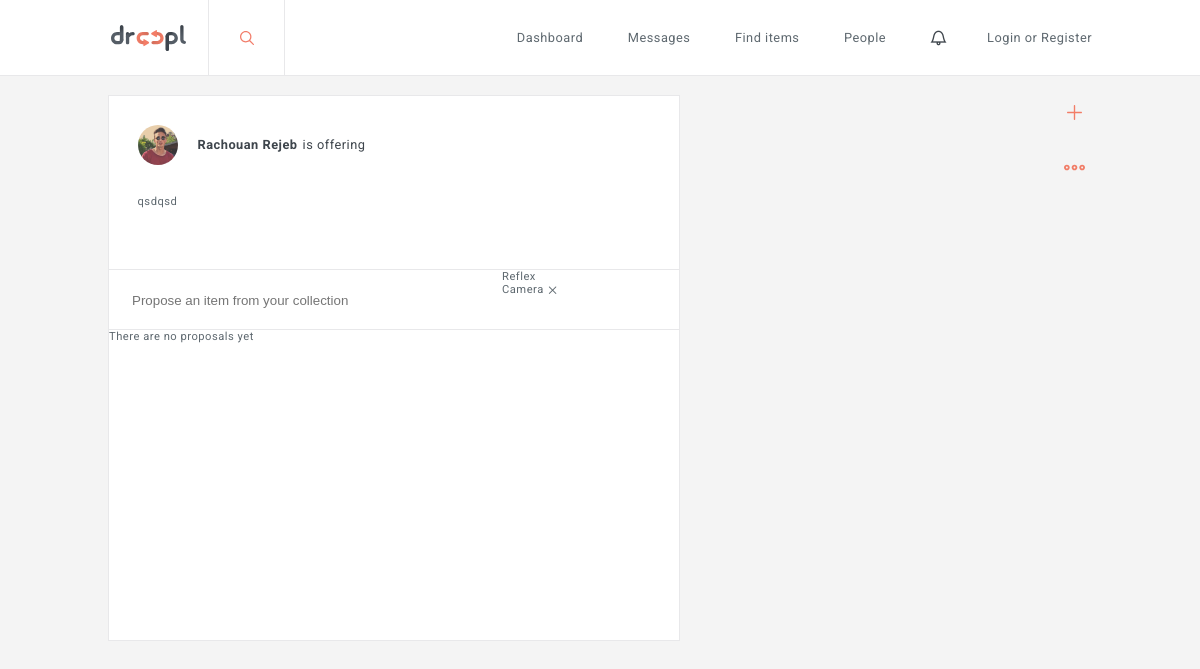
Screenshot of /development/index.php?page=detail&questid=128 with the database file from the repository.
### tables this page shows
CREATE TABLE `quests` (
  `quest_id` int(11) NOT NULL,
  `item` varchar(255) NOT NULL,
  `user_id` int(11) NOT NULL,
  `quest_description` text NOT NULL,
  `type` int(11) NOT NULL,
  `creation_date` timestamp NOT NULL DEFAULT CURRENT_TIMESTAMP,
  `active` tinyint(1) NOT NULL,
  `views` int(11) NOT NULL
);

CREATE TABLE `users` (
  `id` int(11) NOT NULL,
  `firstname` varchar(255) NOT NULL,
  `lastname` varchar(255) NOT NULL,
  `email` varchar(255) NOT NULL,
  `picture` varchar(255) NOT NULL,
  `age` date NOT NULL,
  `street` varchar(255) NOT NULL,
  `nr` varchar(255) NOT NULL,
  `zipcode` varchar(255) NOT NULL,
  `city` varchar(255) NOT NULL,
  `password` varchar(255) NOT NULL,
  `occupation` varchar(255) NOT NULL,
  `number` varchar(255) NOT NULL,
  `status` tinyint(1) NOT NULL,
  `verification` tinyint(1) NOT NULL,
  `description` text NOT NULL,
  `lang` varchar(255) NOT NULL,
  `latitude` varchar(255) NOT NULL,
  `longitude` varchar(255) NOT NULL
);

### development/controller/AppController.php (called while the page is built, shortened)
<?php
class AppController {
	public $route = array();
	public function filter() {
		call_user_func(array($this, $this->route['action']));
	}
	public function render() {
		require WWW_ROOT . 'parts/menu.php';
	    require WWW_ROOT . 'pages/' . strtolower($this->route['controller']) . DS . $this->route['action'] . '.php';
	    require WWW_ROOT . 'parts/footer.php';
	}
}

### development/index.php (called while the page is built, shortened)
<?php
require_once WWW_ROOT . 'classes' .DS. 'DatabasePDO.php';
require_once WWW_ROOT . 'includes' .DS. 'routes.php';
$route = $routes[$_GET['page']];
$controllerObj = new $controllerName();
$controllerObj->route = $route;
$controllerObj->filter();
$controllerObj->render();

### development/controller/FeedController.php (called while the page is built, shortened)
<?php
require_once WWW_ROOT . 'controller'. DS .'AppController.php';
class FeedController extends AppController{
	public $feedDAO;
	public function __construct(){
		require_once WWW_ROOT . 'dao' .DS. 'FeedDAO.php';
		$this->feedDAO = new FeedDAO();
	}
    public function detail(){
    	if(isset($_GET) && !empty($_GET['questid'])){
    		$quest = $this->feedDAO->getQuestById($_GET['questid']);
    	}
    }
}

### development/classes/DatabasePDO.php (called while the page is built)
<?php
class DatabasePDO
{
    public static function getInstance()
    {
        $dsn = Config::DB_TYPE . ':host=' . Config::DB_HOST . ';dbname=' . Config::DB_NAME;
        $pdo = new PDO($dsn, Config::DB_USER, Config::DB_PASS);
        $pdo->setAttribute(PDO::ATTR_ERRMODE, PDO::ERRMODE_EXCEPTION);
		$pdo->setAttribute(PDO::ATTR_EMULATE_PREPARES, false);
        return $pdo;
    }
}

### development/dao/FeedDAO.php (called while the page is built, shortened)
<?php
require_once WWW_ROOT .'classes'. DS . 'DatabasePDO.php';
class FeedDAO
{
	public $pdo;
	public function __construct(){
		$this->pdo = DatabasePDO::getInstance();
	}
	public function getQuestById($quest_id){
		$sql = 'SELECT q.quest_id,q.item,q.quest_description,q.creation_date ,q.type, u.id,u.latitude,u.longitude, u.firstname ,u.lastname,u.picture, i.image_url,c.collection_image,c.item_name,c.user_id,c.collection_id,c.collection_image,c.item_name,c.user_id
		FROM quests AS q
		LEFT OUTER JOIN users AS u
        on q.user_id = u.id
        LEFT OUTER JOIN images AS i
        on q.quest_id = i.quest_id
        LEFT OUTER JOIN offers AS o
        on q.quest_id = o.quest_id
        LEFT OUTER JOIN collection AS c
        on o.collection_id = c.collection_id
        WHERE q.quest_id = :quest_id
        GROUP BY q.quest_id
        ORDER BY q.creation_date DESC';
		$stmt = $this->pdo->prepare($sql);
		$stmt->bindValue(':quest_id',$quest_id);
		if($stmt->execute()){
			$quest = $stmt->fetch(PDO::FETCH_ASSOC);
			if(!empty($quest)){
				return $quest;
			}
		}
		return array();
	}
}

### development/pages/feed/detail.php (the view, shortened to what this page needs)
<div class="feed">
<section class="quest" id="<?php echo $quest['quest_id']; ?>">
<header>
<?php if(!empty($quest['picture'])){ ?>
<img src="images/profile_pictures/<?php echo $quest['picture'];?>" alt="rachouan rejeb">
<?php }else{ ?>
<img src="images/profile_pictures/notfound.svg" alt="rachouan rejeb">
<?php }?>
<h1><a href="?page=user&id=<?php echo $quest['id']; ?>"> <?php echo $quest['firstname']; echo " "; echo $quest['lastname'];?></a><?php if($quest['type'] == 0){
    switch ($_SESSION['language']) {
        case 'en':
        echo "is looking for ";
        break;
        case 'nl':
        echo "zoekt een ";
        break;
        case 'fr':
        echo "cherche ";
        break;
        default:
        echo "is looking for ";
        break;
    }
}else{
    switch ($_SESSION['language']) {
        case 'en':
        echo "is offering ";
        break;
    }
}?><span><?php echo $quest['item']; ?></span></h1>
</header>
<aside class="info">
<p>
<?php echo $quest['quest_description'] ?></p>
</aside>
<footer class="detail">
    <?php if($_SESSION['user']['id'] != $quest['id']){ ?>
        <div class="search-collection-container">
            <div class="search-proposal">
                <form action="?page=detail&questid=<?php echo $_GET['questid']; ?>" method="post">
                    <input type="text" placeholder="Propose an item from your collection" name="search_proposals" id="search_proposals">
                    <div class="added-collection-item">
                        <p>Reflex Camera <span class="remove-collection-item icon-cross"></span></p>
                    </div>
                </form>
            </div>
            <?php if(!empty($collection)){ ?>
                <div class="hide collection">
                 <ul>
                        <?php foreach ($collection as $key => $value) {?>
                        <li id="<?php echo $value['collection_id']; ?>">
                            <img src="images/collection/<?php echo $value['collection_image']; ?>">
                            <div class="selected"><p class="icon-check"></p></div>
                            <p class="collection-item-name"><span><?php echo $value["item_name"]; ?></span></p>
                        </li>
                        <?php } ?>
                 </ul>
                </div>
        </div>
    <?php }else{ ?>
</div>
    <?php } } ?>
<div class="proposals-list">
    <ul class="list">
        <?php
        if(!empty($proposals)){
        foreach ($proposals as $key => $value) {?>
            <li class="propo" id="<?php echo $value['propo_id']; ?>">
            <ul>
                <li class="profile-pic">
                    <img src="images/profile_pictures/<?php echo $value['picture']; ?>">
                </li>
                <li class="profile-name">
                    <p><a href="?page=user&id=<?php echo $value['id']; ?>"><?php  echo $value['firstname']; ?> <?php echo $value['lastname']; ?></a> proposed</p>
                </li>
                <li class="collection-pic">
                    <img src="images/collection/<?php echo $value['collection_image']; ?>">
                </li>
            </ul>
        </li>
        <?php }}else{ ?>
        <div class="no-proposals-container">
        	<p class="no-proposals-yet">There are no proposals yet</p>
        </div>
        <?php } ?>
    </ul>
</div>
</footer>
</section>
</div>

### development/css/feather.css (style rules this page uses)
[class^="icon-"], [class*=" icon-"] { display: inline-block; font-family: "feather"; font-style: normal; font-weight: normal; font-variant: normal; text-transform: none; speak: none; line-height: 1; -webkit-font-smoothing: antialiased; -moz-osx-font-smoothing: grayscale; }
.icon-cross:before { content: "\e117"; }

### rows the page displays
quests: user.picture (picture), user.firstname "Rachouan", user.lastname "Rejeb", quest_description "qsdqsd"
